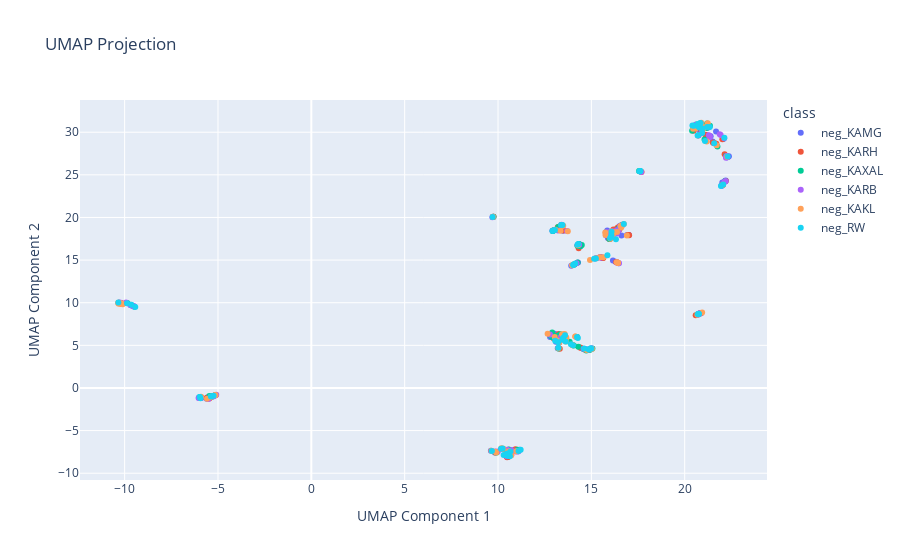
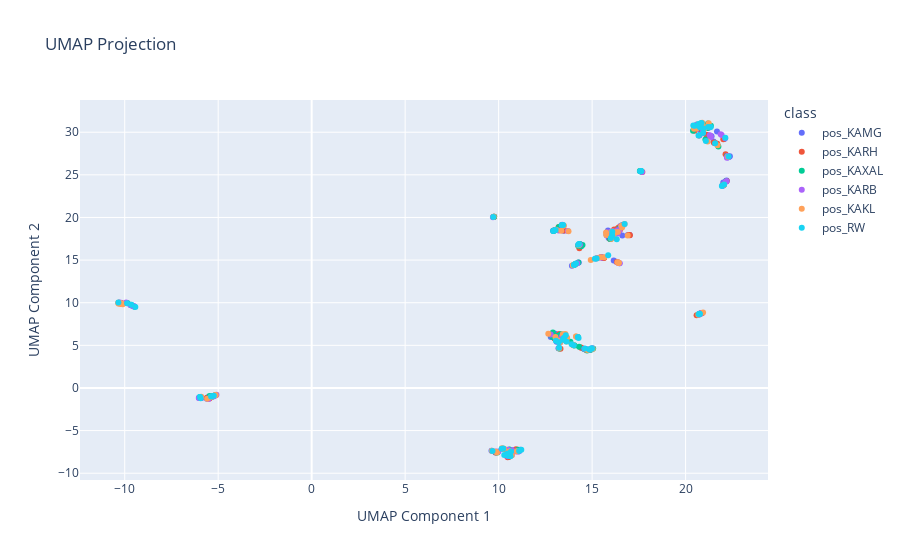

The cell these charts' notebook holds for them, in order:
### Markdown cell above
plot the 'negative' and 'positive' classes with umap.

### Code cell
import pandas as pd
import numpy as np
from src.StreamPort.ml.MachineLearningEngine import MachineLearningEngine, MachineLearningAnalysis
from src.StreamPort.ml.MachineLearningProcessingSettings import MakeModelUMAP

path = 'groups_ints.csv'
class_path = 'groups_classes.csv'
df = pd.read_csv(class_path)

df_pos = df[df['polarity'] == 'positive']
df_neg = df[df['polarity'] == 'negative']

#process and plot neg class
print("plot neg class")
engine = MachineLearningEngine() 
engine.add_analyses_from_csv(path)

#add neg classes to the engine
for index, row in df_neg.iterrows():
    row_value = row.tolist()[1:]
    class_name = row['class']
    ana = MachineLearningAnalysis(name=str(class_name), data={"x": np.array(df_neg.columns.tolist()[1:]), "y": np.array(row_value)})
    if ana.validate():
        engine.add_classes(class_name)
    else:
        print(f"Analysis {class_name} did not pass validation.")

umap_model_neg = MakeModelUMAP(n_neighbors=15, min_dist=0.1, n_components=2, random_state=42)
engine.add_settings(umap_model_neg)
engine.run_workflow()
engine.plot_umap()  

#process and plot the pos classes
print("plot pos classes")
engine = MachineLearningEngine()  
engine.add_analyses_from_csv(path)

#add pos classes to the engine
for index, row in df_pos.iterrows():
    row_value = row.tolist()[1:]
    class_name = row['class']
    ana = MachineLearningAnalysis(name=str(class_name), data={"x": np.array(df_pos.columns.tolist()[1:]), "y": np.array(row_value)})
    if ana.validate():
        engine.add_classes(class_name)
    else:
        print(f"Analysis {class_name} did not pass validation.")

umap_model_pos = MakeModelUMAP(n_neighbors=15, min_dist=0.1, n_components=2, random_state=42)
engine.add_settings(umap_model_pos)
engine.run_workflow()
engine.plot_umap()
